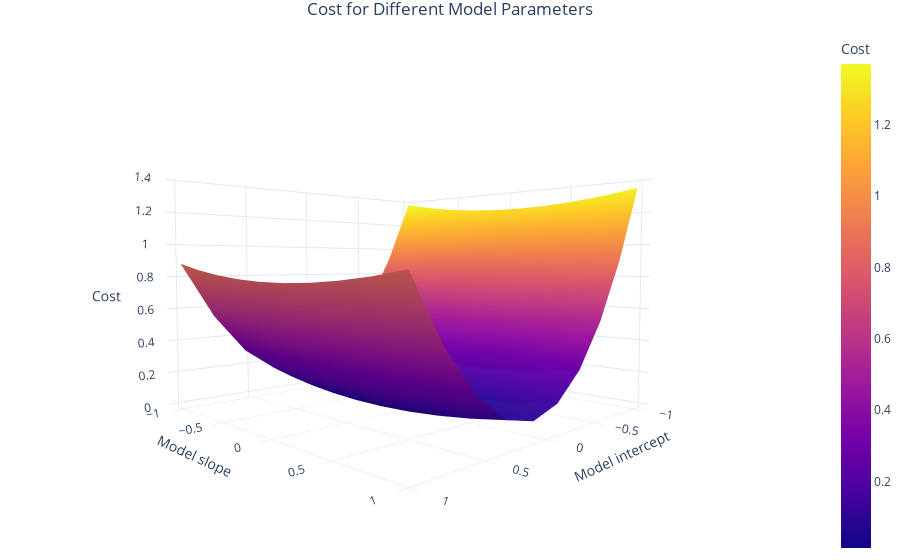

Notebook cell for this chart:
### Code cell
# Choose a range of intercepts and slopes values
intercepts = np.linspace(-1,1,10)
slopes = np.linspace(-1,1,10)
# Call the graphing method. This will use our cost function,
# which is above. If you want to view this code in detail,
# then see this project's GitHub repository

graphing.surface(x_values=intercepts, 
                y_values=slopes, 
                calc_z=predict_and_calc_cost_MSD, 
                title="Cost for Different Model Parameters",
                axis_title_x="Model intercept",
                axis_title_y="Model slope",
                axis_title_z="Cost")

### Figure 1 — Plotly figure (JSON) as saved in the notebook; plotly's stock layout.template omitted (floating-point values rounded to 4 significant figures)
{"data": [{"colorbar": {"title": {"text": "Cost"}}, "type": "surface", "x": [-1, -0.7778, -0.5556, -0.3333, -0.1111, 0.1111, 0.3333, 0.5556, 0.7778, 1], "y": [-1, -0.7778, -0.5556, -0.3333, -0.1111, 0.1111, 0.3333, 0.5556, 0.7778, 1], "z": [[1.37, 0.9203, 0.5695, 0.3174, 0.1641, 0.1095, 0.1537, 0.2967, 0.5385, 0.879], [1.334, 0.8844, 0.5336, 0.2815, 0.1282, 0.07366, 0.1179, 0.2609, 0.5026, 0.8431], [1.307, 0.8569, 0.5061, 0.254, 0.1007, 0.04616, 0.09038, 0.2334, 0.4751, 0.8156], [1.287, 0.8378, 0.4869, 0.2349, 0.08155, 0.02701, 0.07122, 0.2142, 0.456, 0.7965], [1.277, 0.827, 0.4761, 0.2241, 0.07075, 0.0162, 0.06042, 0.2034, 0.4452, 0.7857], [1.274, 0.8245, 0.4737, 0.2216, 0.0683, 0.01375, 0.05797, 0.2009, 0.4427, 0.7832], [1.28, 0.8304, 0.4796, 0.2275, 0.07419, 0.01965, 0.06386, 0.2068, 0.4486, 0.7891], [1.294, 0.8447, 0.4938, 0.2418, 0.08844, 0.03389, 0.07811, 0.2211, 0.4628, 0.8034], [1.317, 0.8673, 0.5164, 0.2644, 0.111, 0.05649, 0.1007, 0.2437, 0.4854, 0.8259], [1.348, 0.8982, 0.5474, 0.2953, 0.142, 0.08744, 0.1317, 0.2746, 0.5164, 0.8569]]}], "layout": {"scene": {"xaxis": {"title": {"text": "Model intercept"}}, "yaxis": {"title": {"text": "Model slope"}}, "zaxis": {"title": {"text": "Cost"}}}, "title": {"text": "Cost for Different Model Parameters"}}}
